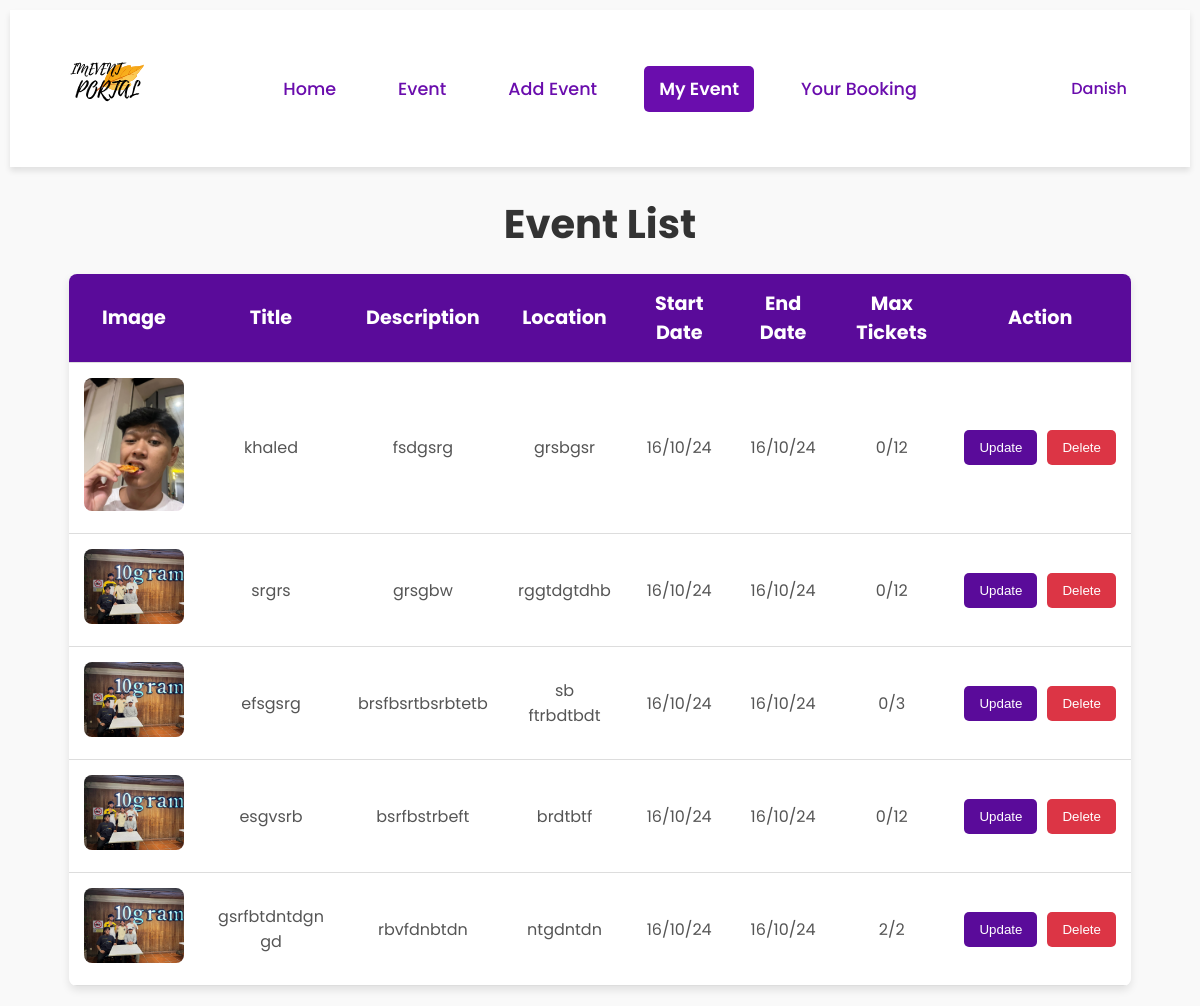
/myevent/ (signed in), run on the app's committed database.
### Event/models.py (models this page shows, shortened)
class CustomUser(AbstractUser):
    email = models.EmailField(unique=True)
    user_type = models.CharField(max_length=10, choices=USER_TYPE_CHOICES, default='student')
    phone_number = models.CharField(max_length=15, null=True, blank=True)

class Event(models.Model):
    title = models.CharField(max_length=200)
    image = models.ImageField(upload_to='event_images/')
    description = models.TextField()
    location = models.CharField(max_length=255)
    start_date = models.DateField()
    end_date = models.DateField()
    max_tickets = models.PositiveIntegerField()
    tags = models.ManyToManyField(Tag, related_name='events', blank=True)
    created_by = models.ForeignKey(CustomUser, related_name='created_events', on_delete=models.CASCADE, limit_choices_to={'user_type': 'mpp'})

### Event/views.py (the view)
# urls.py: path('myevent/', views.myevent, name='myevent'),
def myevent(request):
    events = Event.objects.filter(created_by=request.user.id)
    for event in events:
        event.booked_count = Booking.objects.filter(event=event).count()
    return render(request, 'myevent.html', {'events': events})

### Event/templates/myevent.html
{% extends 'base.html' %}
{% load static %}
{% block extra_head %}
    <link rel="stylesheet" href="{% static 'css/myevent.css' %}">
{% endblock %}
{% block content %}
    <center><h1>Event List</h1></center>
     <div class="event-table-container">
        <table class="event-table">
            <thead>
                <tr>
                    <th>Image</th>
                    <th>Title</th>
                    <th>Description</th>
                    <th>Location</th>
                    <th>Start Date</th>
                    <th>End Date</th>
                    <th>Max Tickets</th>
                    <th>Action</th>
                </tr>
            </thead>
            <tbody>
                {% for event in events %}
                    <tr>
                        <td><img src="{{ event.image.url }}" alt="Event Image"></td>
                        <td>{{ event.title }}</td>
                        <td>{{ event.description }}</td>
                        <td>{{ event.location }}</td>
                        <td>{{ event.start_date|date:"d/m/y" }}</td>
                        <td>{{ event.start_date|date:"d/m/y" }}</td>
                        <td>{{ event.booked_count }}/{{ event.max_tickets }}</td>
                        <td>
                            <div class="action-container">
                                <a href="{% url 'update_event' event.id %}"><button class="action-btn update">Update</button></a>
                                <a href="{% url 'delete_event' event.id %}"><button class="action-btn delete">Delete</button></a>
                            </div>
                        </td>
                    </tr>
                {% endfor %}
            </tbody>
        </table>
    </div>
{% endblock %}

### Event/templates/base.html (shortened to what this page needs)
{% load static %}
<!doctype html>
<html lang="en">
<head>
    <link rel="stylesheet" href="https://cdnjs.cloudflare.com/ajax/libs/font-awesome/6.0.0-beta3/css/all.min.css">
    {% block extra_head %}
    {% endblock %}
</head>
<body>
    <nav class="nav">
        <div class="container">
            <div class="nav-content">
                <div class="logo">
                    <img src="{% static 'image/IMEVENT.svg' %}" alt="Logo">
                </div>
                <div class="nav-links">
                    <a href="{% url 'index' %}" class="{% if request.path == '/' %}active{% endif %}">Home</a>
                    <a href="{% url 'event' %}" class="{% if request.path == '/event/' %}active{% endif %}">Event</a>
                    {% if request.user.user_type == 'Mpp' or request.user.user_type == 'Admin' %}
                        <a href="{% url 'createEvent' %}" class="add-event {% if request.path == '/createEvent/' %}active{% endif %}">Add Event</a>
                        <a href="{% url 'myevent' %}" class="add-event {% if request.path == '/myevent/' %}active{% endif %}">My Event</a>
                    {% endif %}
                    <a href="{% url 'yourbooking' %}" class="{% if request.path == '/yourbooking/' %}active{% endif %}">Your Booking</a>
                </div>
                <div class="nav-actions">
                    {% if request.user.is_authenticated %}
                        <div class="dropdown">
                            <a href="javascript:void(0)">{{ request.user.username }}</a>
                        </div>
                    {% else %}
                        <a href="{% url 'login' %}">Log In</a>
                        <a href="{% url 'register' %}">Register</a>
                    {% endif %}
                </div>
            </div>
        </div>
    </nav>
    {% block content %}
    {% endblock %}
</body>
</html>

### Event/static/css/myevent.css (style rules this page uses)
body { font-family: 'Arial', sans-serif; background-color: #f9f9f9; margin: 0; padding: 0; }
h1 { font-size: 2.5em; color: #333; margin-bottom: 20px; }
.event-table-container { width: 90%; margin: 20px auto; box-shadow: 0 4px 8px rgba(0, 0, 0, 0.1); border-radius: 8px; overflow: hidden; }
.event-table { width: 100%; border-collapse: collapse; background-color: #fff; }
.event-table th, .event-table td { padding: 15px; text-align: center; border-bottom: 1px solid #ddd; }
.event-table th { background-color: #5a0b9a; color: white; font-size: 1.2em; }
.event-table td img { max-width: 100px; height: auto; border-radius: 8px; }
.event-table td { font-size: 1em; color: #555; vertical-align: middle; }
.action-container { display: flex; justify-content: center; gap: 10px; }
.action-btn { display: inline-flex; padding: 10px 15px; border: none; border-radius: 5px; cursor: pointer; transition: background-color 0.3s ease; }
.action-btn.update { background-color: #5a0b9a; color: white; }
.action-btn.delete { background-color: #dc3545; color: white; }

### Event/templates/base.html (style rules this page uses)
body { font-family: 'Poppins', sans-serif; margin: 10px; padding: 0; }
.nav { background-color: #ffffff; box-shadow: 0 4px 6px rgba(0, 0, 0, 0.1); position: sticky; top: 0; z-index: 1000; }
.container { margin-left: auto; margin-right: auto; max-width: 80rem; padding-left: 1rem; padding-right: 1rem; display: flex; align-items: center; justify-content: space-between; }
.nav-content { display: flex; align-items: center; width: 100%; justify-content: space-between; }
.logo img { height: 150px; }
.nav-links { display: flex; align-items: center; }
.nav-links a { margin-right: 2rem; text-decoration: none; color: #6a0dad; font-size: 1.1rem; font-weight: 500; padding: 10px 15px; transition: background-color 0.3s, color 0.3s; border-radius: 5px; }
.nav-links a.active { background-color: #6a0dad; color: #fff; font-weight: 600; }
.nav-actions { display: flex; align-items: center; position: relative; }
.nav-actions .dropdown { position: relative; display: inline-block; }
.nav-actions a { margin-right: 2rem; text-decoration: none; color: #6a0dad; font-weight: 500; padding: 10px 15px; transition: background-color 0.3s; border-radius: 5px; }

### data on the page
CustomUser: user.username "Danish"
Event: image (picture), title "khaled", description "fsdgsrg", location "grsbgsr", start_date "16/10/24", booked_count "0", max_tickets "12"
Event: image (picture), title "srgrs", description "grsgbw", location "rggtdgtdhb", start_date "16/10/24", booked_count "0", max_tickets "12"
Event: image (picture), title "efsgsrg", description "brsfbsrtbsrbtetb", location "sb ftrbdtbdt", start_date "16/10/24", booked_count "0", max_tickets "3"
Event: image (picture), title "esgvsrb", description "bsrfbstrbeft", location "brdtbtf", start_date "16/10/24", booked_count "0", max_tickets "12"
Event: image (picture), title "gsrfbtdntdgn gd", description "rbvfdnbtdn", location "ntgdntdn", start_date "16/10/24", booked_count "2", max_tickets "2"
